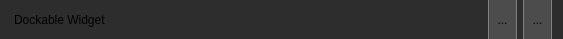
<?xml version="1.0" encoding="UTF-8"?>
<ui version="4.0">
 <class>dockableTitle</class>
 <widget class="QWidget" name="dockableTitle">
  <property name="geometry">
   <rect>
    <x>0</x>
    <y>0</y>
    <width>563</width>
    <height>39</height>
   </rect>
  </property>
  <property name="windowTitle">
   <string>Form</string>
  </property>
  <property name="autoFillBackground">
   <bool>false</bool>
  </property>
  <property name="styleSheet">
   <string notr="true">QToolButton {
    border: none;
    border-left: 1px solid gray;
    border-right: 1px solid gray;
    background-color: #4C4C4C;
	padding-left: 4px;
	padding-right: 4px;
}

QLabel {
	margin-top: 2px;
	margin-bottom: 2px;
}

QToolButton::hover {
   background-color: gray;
}

QWidget#dockableTitle {
    border-radius: 4px;
	background-color: #2D2D2D;
    color: white;
}</string>
  </property>
  <layout class="QHBoxLayout" name="horizontalLayout">
   <property name="topMargin">
    <number>0</number>
   </property>
   <property name="bottomMargin">
    <number>0</number>
   </property>
   <item>
    <widget class="QLabel" name="lblTitle">
     <property name="text">
      <string>Dockable Widget</string>
     </property>
    </widget>
   </item>
   <item>
    <widget class="QToolButton" name="btnFloating">
     <property name="sizePolicy">
      <sizepolicy hsizetype="Fixed" vsizetype="Expanding">
       <horstretch>0</horstretch>
       <verstretch>0</verstretch>
      </sizepolicy>
     </property>
     <property name="styleSheet">
      <string notr="true"/>
     </property>
     <property name="text">
      <string>...</string>
     </property>
     <property name="icon">
      <iconset resource="../resources/images.qrc">
       <normaloff>:/images/dockable_undock.png</normaloff>:/images/dockable_undock.png</iconset>
     </property>
     <property name="iconSize">
      <size>
       <width>12</width>
       <height>12</height>
      </size>
     </property>
     <property name="toolButtonStyle">
      <enum>Qt::ToolButtonStyle::ToolButtonFollowStyle</enum>
     </property>
    </widget>
   </item>
   <item>
    <widget class="QToolButton" name="btnClose">
     <property name="sizePolicy">
      <sizepolicy hsizetype="Fixed" vsizetype="Expanding">
       <horstretch>0</horstretch>
       <verstretch>0</verstretch>
      </sizepolicy>
     </property>
     <property name="styleSheet">
      <string notr="true"/>
     </property>
     <property name="text">
      <string>...</string>
     </property>
     <property name="icon">
      <iconset resource="../resources/images.qrc">
       <normaloff>:/images/dockable_close.png</normaloff>:/images/dockable_close.png</iconset>
     </property>
     <property name="iconSize">
      <size>
       <width>12</width>
       <height>12</height>
      </size>
     </property>
     <property name="toolButtonStyle">
      <enum>Qt::ToolButtonStyle::ToolButtonFollowStyle</enum>
     </property>
    </widget>
   </item>
  </layout>
 </widget>
 <resources>
  <include location="../resources/images.qrc"/>
 </resources>
 <connections>
  <connection>
   <sender>btnFloating</sender>
   <signal>clicked()</signal>
   <receiver>dockableTitle</receiver>
   <slot>floatingClicked()</slot>
   <hints>
    <hint type="sourcelabel">
     <x>520</x>
     <y>19</y>
    </hint>
    <hint type="destinationlabel">
     <x>500</x>
     <y>12</y>
    </hint>
   </hints>
  </connection>
  <connection>
   <sender>btnClose</sender>
   <signal>clicked()</signal>
   <receiver>dockableTitle</receiver>
   <slot>closeClicked()</slot>
   <hints>
    <hint type="sourcelabel">
     <x>543</x>
     <y>32</y>
    </hint>
    <hint type="destinationlabel">
     <x>528</x>
     <y>29</y>
    </hint>
   </hints>
  </connection>
 </connections>
 <slots>
  <slot>floatingClicked()</slot>
  <slot>closeClicked()</slot>
 </slots>
</ui>
